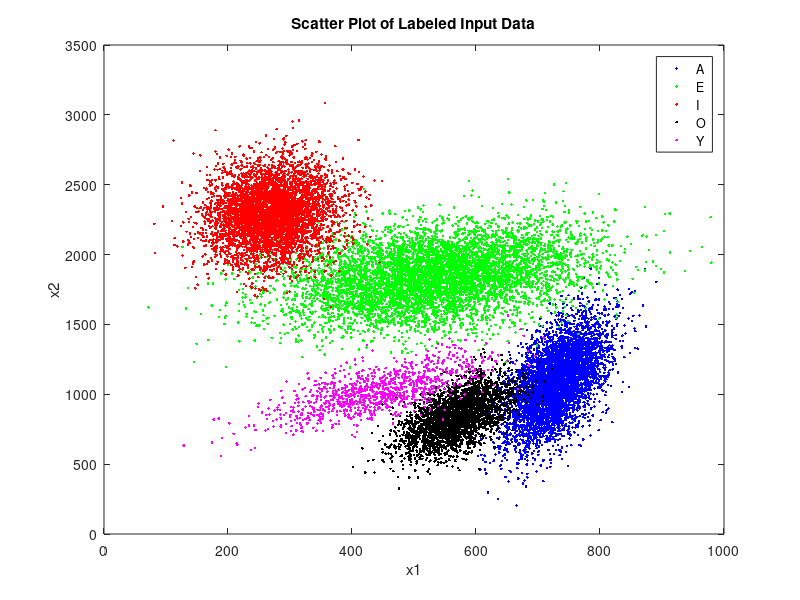

The MATLAB script that drew this image: (Note: this script raises an error after producing the figure.)
% Homework 6: Expectation Maximation

clc;
clear all;
close all;


dataset = load('vowels.mat');

M = 5;
alpha_0 = [1; 1; 1; 1; 1];
mu_0 = repmat(min(dataset.allvow), 5, 1) + repmat(max(dataset.allvow) - min(dataset.allvow), 5, 1) .* rand(5,2);
Sigma_0 = cat(3, [100000, 100; 100, 100000], [100000, 100; 100, 100000], [100000, 100; 100, 100000], [100000, 100; 100, 100000], [100000, 100; 100, 100000]);
max_iter = 100;


% generate scatter plots

figure;
plot(dataset.a(:,1), dataset.a(:,2), 'b.');
hold on;
plot(dataset.e(:,1), dataset.e(:,2), 'g.');
plot(dataset.i(:,1), dataset.i(:,2), 'r.');
plot(dataset.o(:,1), dataset.o(:,2), 'k.');
%plot(dataset.u(:,1), dataset.u(:,2), 'c.');
plot(dataset.y(:,1), dataset.y(:,2), 'm.');
xlabel('x1');
ylabel('x2');
title('Scatter Plot of Labeled Input Data');
legend('A', 'E', 'I', 'O', 'Y');


% run EM algorithm

[alpha, mu, Sigma, L] = EM(dataset.allvow, M, alpha_0, mu_0, Sigma_0, max_iter);


% plot GMM

for m = 1:M
    plotGaussContour(mu(m,:), Sigma(:,:,m));
end


% plot log-Likelihood

figure;
plot(L);
xlabel('Iteration');
ylabel('log-Likelihood');
title('log-Likelihood Behaviour');
